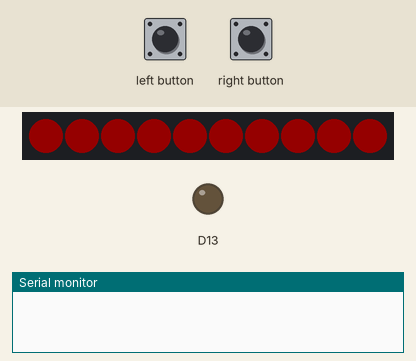
Simulated run of this sketch. Board: Adafruit Circuit Playground Express. Shown: 10 RGB LEDs in strip order, left to right, output pins drawn as LEDs (lit = HIGH), the last lines printed to the serial monitor. The inputs (shaded band) are chosen by the test bench. Dim RGB values are drawn brighter than linear.

Above: at 1.2 s.
1.3 s: left button pressed for 1 s
At 2.7 s:
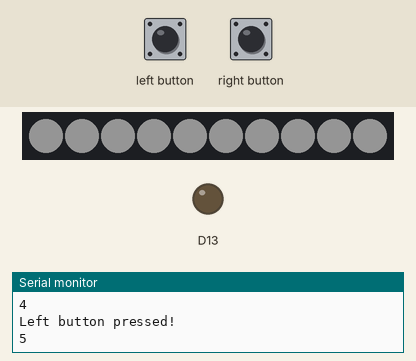
3.8 s: right button pressed for 1 s
At 6.1 s:
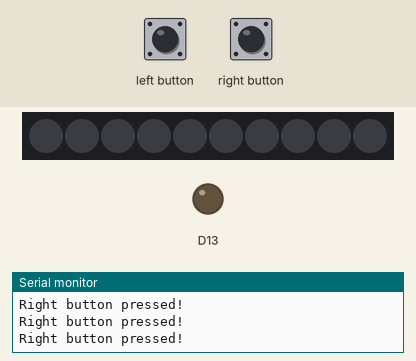
6.4 s: right button pressed for 0.15 s
At 7.3 s:
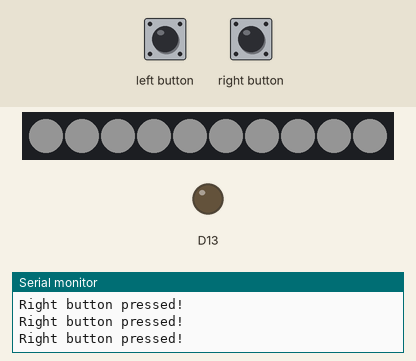
8.1 s: right button pressed for 3.2 s
At 12.1 s:
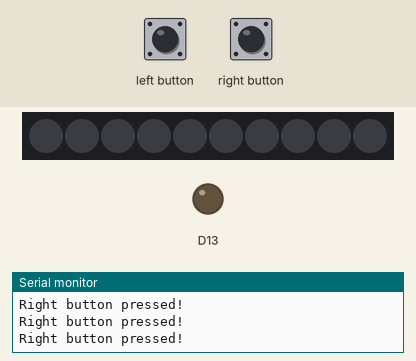
Timing chart, 0 to 13.6 s (numbered marks = the images above; inputs shaded):
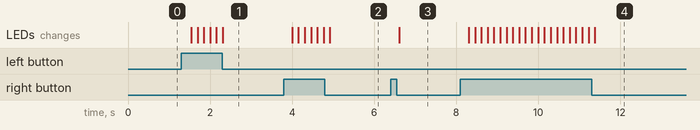

Measured:
- after the input at 1.3 s, the LEDs: first change after 0.24 s (image 1 shows a later state)
- after the input at 3.8 s, the LEDs: change after 0.20 s (image 2)
- after the input at 6.4 s, the LEDs: change after 0.21 s (image 3)
- after the input at 8.1 s, the LEDs: change after 0.20 s (image 4)

The sketch:

CP_Neo_colored_lights.ino
```cpp
// This just lights up the 10 neopixels with the same color
// color is changed when the left button is pushed
// color cycles in the following order
// (red/orange/yellow/green/blue/purple/white)
//

#include <Adafruit_CircuitPlayground.h>

uint8_t color = 0;
uint8_t onoff = 1;
int Rpix[]={255,255,255,0,0,127,255};
int Gpix[]={0,128,255,255,0,0,255};
int Bpix[]= {0,0,0,0,255,255,255};
void setup() {
  CircuitPlayground.begin();
  randomSeed(analogRead(0));
}

void loop() {
  //CircuitPlayground.clearPixels();
  //delay(500);
  CircuitPlayground.setPixelColor(0, Rpix[color]*onoff,Gpix[color]*onoff,Bpix[color]*onoff);
  CircuitPlayground.setPixelColor(1, Rpix[color]*onoff,Gpix[color]*onoff,Bpix[color]*onoff);
  CircuitPlayground.setPixelColor(2, Rpix[color]*onoff,Gpix[color]*onoff,Bpix[color]*onoff);
  CircuitPlayground.setPixelColor(3, Rpix[color]*onoff,Gpix[color]*onoff,Bpix[color]*onoff);
  CircuitPlayground.setPixelColor(4, Rpix[color]*onoff,Gpix[color]*onoff,Bpix[color]*onoff);
  CircuitPlayground.setPixelColor(5, Rpix[color]*onoff,Gpix[color]*onoff,Bpix[color]*onoff);
  CircuitPlayground.setPixelColor(6, Rpix[color]*onoff,Gpix[color]*onoff,Bpix[color]*onoff);
  CircuitPlayground.setPixelColor(7, Rpix[color]*onoff,Gpix[color]*onoff,Bpix[color]*onoff);
  CircuitPlayground.setPixelColor(8, Rpix[color]*onoff,Gpix[color]*onoff,Bpix[color]*onoff);
  CircuitPlayground.setPixelColor(9, Rpix[color]*onoff,Gpix[color]*onoff,Bpix[color]*onoff);

   if (CircuitPlayground.leftButton()) {
    Serial.println("Left button pressed!");
    Serial.println(color);
    color++;
    if (color > 7) {
       color = 0;
    }

  }

 if (CircuitPlayground.rightButton()) {

    Serial.println("Right button pressed!");
    onoff++;
    onoff = onoff %2;
  }


  delay(150);
}
```
